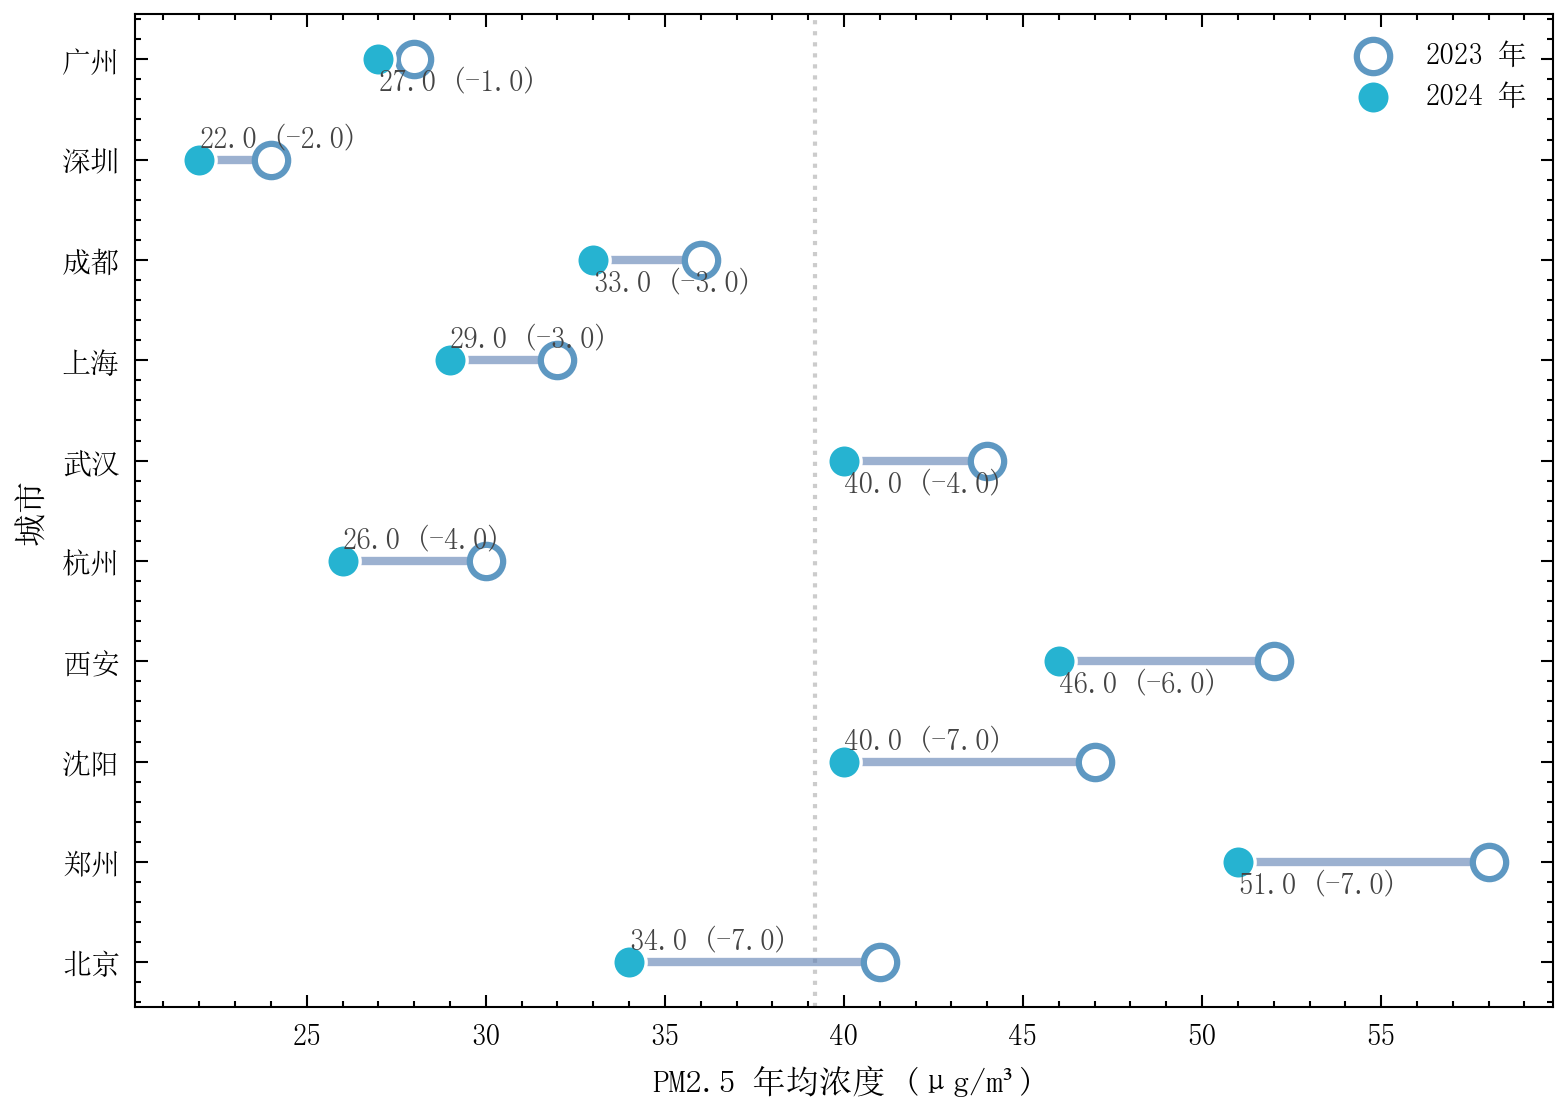

Here is the Python script that generated this plot:
"""
21_dumbbell.py — 哑铃图

展示 plot_dumbbell()：2023 vs 2024 十大城市空气质量改善对比。
连线按改善/恶化着色，起点均值参考线，标签上下交替错位。
"""

import numpy as np
import sciplot as sp

# ── 数据生成 ──────────────────────────────────────────────────
cities = [
    "北京", "上海", "广州", "深圳", "成都", "杭州",
    "武汉", "西安", "郑州", "沈阳",
]
pm25_2023 = np.array([41, 32, 28, 24, 36, 30, 44, 52, 58, 47])
pm25_2024 = np.array([34, 29, 27, 22, 33, 26, 40, 46, 51, 40])

# ── 绘图 ──────────────────────────────────────────────────────
sp.setup_style("thesis", "ocean", lang="zh")

fig, ax = sp.plot_dumbbell(
    cities,
    pm25_2023,
    pm25_2024,
    xlabel="PM2.5 年均浓度 (μg/m³)",
    ylabel="城市",
    start_label="2023 年",
    end_label="2024 年",
    show_values=True,
    sort_by="delta",
)

# ── 保存 ──────────────────────────────────────────────────────
sp.save(fig, "showcase/21_dumbbell", formats=("png",), dpi=300)
